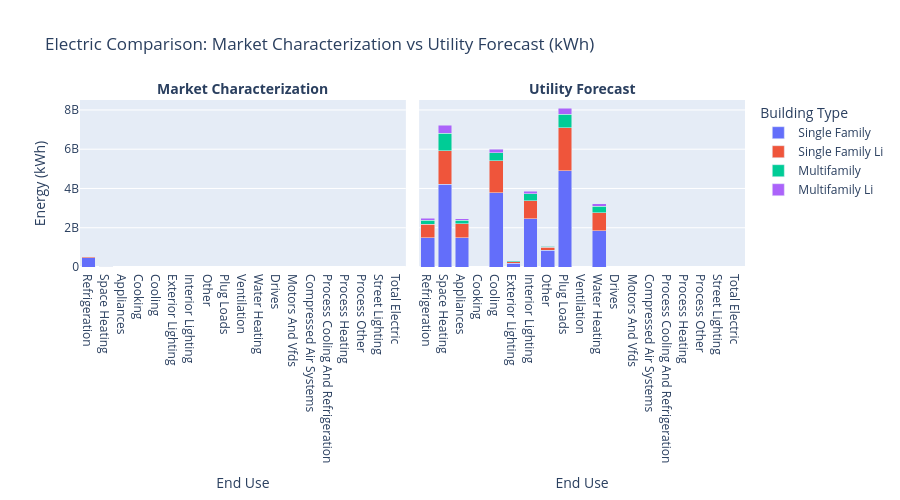
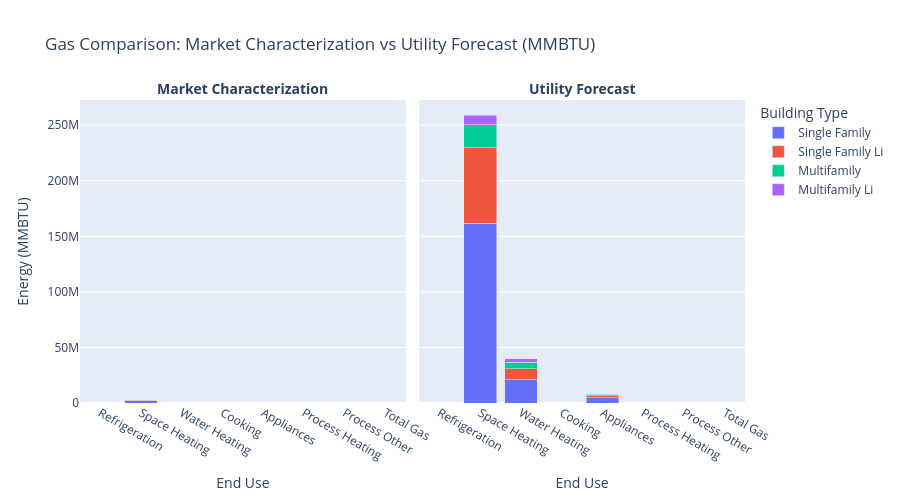
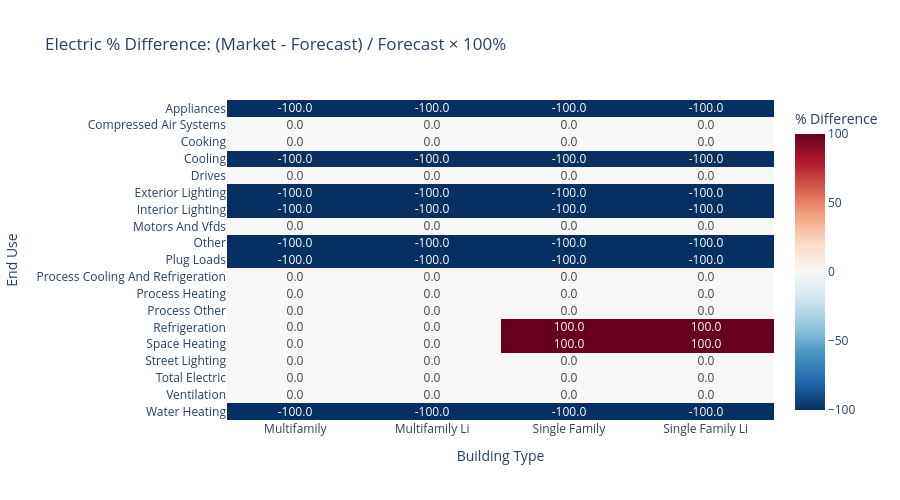
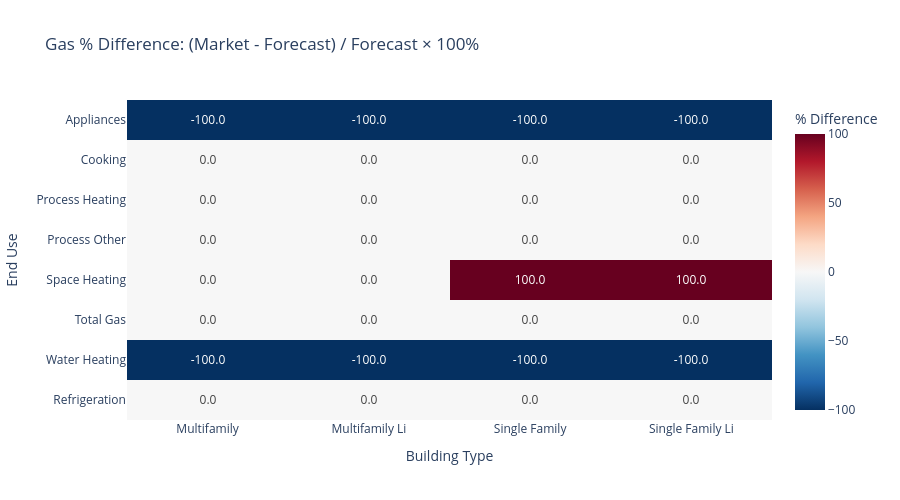

The notebook cell saved with these charts, in order:
### Code cell
# Create a comparison chart showing both Market Characterization and Utility Forecast data
# This now handles BOTH electric (kWh) and gas (MMBTU)
import plotly.express as px
import plotly.graph_objects as go
from plotly.subplots import make_subplots

# Function to convert snake_case to Title Case
def format_label(text):
    if pd.isna(text):
        return text
    return str(text).replace('_', ' ').title()

# ========== ELECTRIC (kWh) COMPARISON ==========
# Prepare Market Characterization data (from combined_df)
market_data_electric = combined_df.groupby(['end_use', 'building_type'])['total_market_energy_kwh'].sum().reset_index()
market_data_electric['source'] = 'Market Characterization'
market_data_electric = market_data_electric.rename(columns={'total_market_energy_kwh': 'energy_kwh'})

# Prepare Utility Forecast data (from allocated_kwh)
forecast_data_electric = allocated_kwh.reset_index().melt(
    id_vars='end_use',
    var_name='building_type',
    value_name='energy_kwh'
)
forecast_data_electric['source'] = 'Utility Forecast'

# Combine both datasets for electric
comparison_df_electric = pd.concat([market_data_electric, forecast_data_electric], ignore_index=True)
comparison_df_electric['end_use_display'] = comparison_df_electric['end_use'].apply(format_label)
comparison_df_electric['building_type_display'] = comparison_df_electric['building_type'].apply(format_label)

# ========== GAS (MMBTU) COMPARISON ==========
# Prepare Market Characterization data for gas (from combined_df)
market_data_gas = combined_df.groupby(['end_use', 'building_type'])['total_market_energy_mmbtu'].sum().reset_index()
market_data_gas['source'] = 'Market Characterization'
market_data_gas = market_data_gas.rename(columns={'total_market_energy_mmbtu': 'energy_mmbtu'})

# Prepare Utility Forecast data for gas (from allocated_mmbtu)
forecast_data_gas = allocated_mmbtu.reset_index().melt(
    id_vars='end_use',
    var_name='building_type',
    value_name='energy_mmbtu'
)
forecast_data_gas['source'] = 'Utility Forecast'

# Combine both datasets for gas
comparison_df_gas = pd.concat([market_data_gas, forecast_data_gas], ignore_index=True)
comparison_df_gas['end_use_display'] = comparison_df_gas['end_use'].apply(format_label)
comparison_df_gas['building_type_display'] = comparison_df_gas['building_type'].apply(format_label)

# ========== ELECTRIC SIDE-BY-SIDE COMPARISON ==========
fig_electric = px.bar(
    comparison_df_electric,
    x='end_use_display',
    y='energy_kwh',
    color='building_type_display',
    facet_col='source',
    barmode='stack',
    title='Electric Comparison: Market Characterization vs Utility Forecast (kWh)',
    labels={'energy_kwh': 'Energy (kWh)', 'end_use_display': 'End Use', 'building_type_display': 'Building Type', 'source': 'Data Source'},
    height=500
)

fig_electric.update_layout(
    legend_title_text='Building Type',
    showlegend=True
)

fig_electric.for_each_annotation(lambda a: a.update(text=a.text.split("=")[-1], font=dict(size=14, weight='bold')))
fig_electric.show()

# ========== GAS SIDE-BY-SIDE COMPARISON ==========
fig_gas = px.bar(
    comparison_df_gas,
    x='end_use_display',
    y='energy_mmbtu',
    color='building_type_display',
    facet_col='source',
    barmode='stack',
    title='Gas Comparison: Market Characterization vs Utility Forecast (MMBTU)',
    labels={'energy_mmbtu': 'Energy (MMBTU)', 'end_use_display': 'End Use', 'building_type_display': 'Building Type', 'source': 'Data Source'},
    height=500
)

fig_gas.update_layout(
    legend_title_text='Building Type',
    showlegend=True
)

fig_gas.for_each_annotation(lambda a: a.update(text=a.text.split("=")[-1], font=dict(size=14, weight='bold')))
fig_gas.show()

# ========== ELECTRIC PERCENTAGE DIFFERENCE ANALYSIS ==========
pivot_market_electric = market_data_electric.pivot(index='end_use', columns='building_type', values='energy_kwh').fillna(0)
pivot_forecast_electric = forecast_data_electric.pivot(index='end_use', columns='building_type', values='energy_kwh').fillna(0)

# Align the dataframes
all_end_uses_electric = sorted(set(pivot_market_electric.index) | set(pivot_forecast_electric.index))
all_building_types_electric = sorted(set(pivot_market_electric.columns) | set(pivot_forecast_electric.columns))

pivot_market_electric = pivot_market_electric.reindex(index=all_end_uses_electric, columns=all_building_types_electric, fill_value=0)
pivot_forecast_electric = pivot_forecast_electric.reindex(index=all_end_uses_electric, columns=all_building_types_electric, fill_value=0)

# Calculate percentage difference for electric
pct_diff_electric = pd.DataFrame(index=pivot_market_electric.index, columns=pivot_market_electric.columns)
for col in pivot_market_electric.columns:
    for idx in pivot_market_electric.index:
        forecast_val = pivot_forecast_electric.loc[idx, col]
        market_val = pivot_market_electric.loc[idx, col]
        if forecast_val != 0:
            pct_diff_electric.loc[idx, col] = ((market_val - forecast_val) / forecast_val) * 100
        elif market_val != 0:
            pct_diff_electric.loc[idx, col] = 100
        else:
            pct_diff_electric.loc[idx, col] = 0

pct_diff_electric = pct_diff_electric.astype(float)

# Format for display
pct_diff_electric_formatted = pct_diff_electric.copy()
pct_diff_electric_formatted.index = pct_diff_electric_formatted.index.map(format_label)
pct_diff_electric_formatted.columns = pct_diff_electric_formatted.columns.map(format_label)

# Create heatmap for electric
fig_electric_heatmap = px.imshow(
    pct_diff_electric_formatted,
    labels=dict(x='Building Type', y='End Use', color='% Difference'),
    x=pct_diff_electric_formatted.columns,
    y=pct_diff_electric_formatted.index,
    color_continuous_scale='RdBu_r',
    color_continuous_midpoint=0,
    title='Electric % Difference: (Market - Forecast) / Forecast × 100%',
    aspect='auto',
    text_auto='.1f'
)

fig_electric_heatmap.update_layout(
    height=500,
    xaxis_title='Building Type',
    yaxis_title='End Use'
)
fig_electric_heatmap.show()

print(f"\nElectric Percentage Difference Summary:")
print(f"Min: {pct_diff_electric.min().min():.2f}%")
print(f"Max: {pct_diff_electric.max().max():.2f}%")
print(f"Mean: {pct_diff_electric.mean().mean():.2f}%")

# ========== GAS PERCENTAGE DIFFERENCE ANALYSIS ==========
pivot_market_gas = market_data_gas.pivot(index='end_use', columns='building_type', values='energy_mmbtu').fillna(0)
pivot_forecast_gas = forecast_data_gas.pivot(index='end_use', columns='building_type', values='energy_mmbtu').fillna(0)

# Align the dataframes
all_end_uses_gas = sorted(set(pivot_market_gas.index) | set(pivot_forecast_gas.index))
all_building_types_gas = sorted(set(pivot_market_gas.columns) | set(pivot_forecast_gas.columns))

pivot_market_gas = pivot_market_gas.reindex(index=all_end_uses_gas, columns=all_building_types_gas, fill_value=0)
pivot_forecast_gas = pivot_forecast_gas.reindex(index=all_end_uses_gas, columns=all_building_types_gas, fill_value=0)

# Calculate percentage difference for gas
pct_diff_gas = pd.DataFrame(index=pivot_market_gas.index, columns=pivot_market_gas.columns)
for col in pivot_market_gas.columns:
    for idx in pivot_market_gas.index:
        forecast_val = pivot_forecast_gas.loc[idx, col]
        market_val = pivot_market_gas.loc[idx, col]
        if forecast_val != 0:
            pct_diff_gas.loc[idx, col] = ((market_val - forecast_val) / forecast_val) * 100
        elif market_val != 0:
            pct_diff_gas.loc[idx, col] = 100
        else:
            pct_diff_gas.loc[idx, col] = 0

pct_diff_gas = pct_diff_gas.astype(float)

# Format for display
pct_diff_gas_formatted = pct_diff_gas.copy()
pct_diff_gas_formatted.index = pct_diff_gas_formatted.index.map(format_label)
pct_diff_gas_formatted.columns = pct_diff_gas_formatted.columns.map(format_label)

# Create heatmap for gas
fig_gas_heatmap = px.imshow(
    pct_diff_gas_formatted,
    labels=dict(x='Building Type', y='End Use', color='% Difference'),
    x=pct_diff_gas_formatted.columns,
    y=pct_diff_gas_formatted.index,
    color_continuous_scale='RdBu_r',
    color_continuous_midpoint=0,
    title='Gas % Difference: (Market - Forecast) / Forecast × 100%',
    aspect='auto',
    text_auto='.1f'
)

fig_gas_heatmap.update_layout(
    height=500,
    xaxis_title='Building Type',
    yaxis_title='End Use'
)
fig_gas_heatmap.show()

print(f"\nGas Percentage Difference Summary:")
print(f"Min: {pct_diff_gas.min().min():.2f}%")
print(f"Max: {pct_diff_gas.max().max():.2f}%")
print(f"Mean: {pct_diff_gas.mean().mean():.2f}%")

### Figure 1 — Plotly figure (JSON) as saved in the notebook; plotly's stock layout.template omitted (floating-point values rounded to 4 significant figures)
{"data": [{"alignmentgroup": "True", "hovertemplate": "Building Type=Single Family<br>Data Source=Market Characterization<br>End Use=%{x}<br>Energy (kWh)=%{y}<extra></extra>", "legendgroup": "Single Family", "marker": {"color": "#636efa", "pattern": {"shape": ""}}, "name": "Single Family", "offsetgroup": "Single Family", "orientation": "v", "showlegend": true, "textposition": "auto", "type": "bar", "x": ["Refrigeration", "Space Heating"], "xaxis": "x", "y": [478125000, 10837500], "yaxis": "y"}, {"alignmentgroup": "True", "hovertemplate": "Building Type=Single Family<br>Data Source=Utility Forecast<br>End Use=%{x}<br>Energy (kWh)=%{y}<extra></extra>", "legendgroup": "Single Family", "marker": {"color": "#636efa", "pattern": {"shape": ""}}, "name": "Single Family", "offsetgroup": "Single Family", "orientation": "v", "showlegend": false, "textposition": "auto", "type": "bar", "x": ["Appliances", "Cooking", "Cooling", "Exterior Lighting", "Interior Lighting", "Other", "Plug Loads", "Refrigeration", "Space Heating", "Ventilation", "Water Heating", "Drives", "Motors And Vfds", "Compressed Air Systems", "Process Cooling And Refrigeration", "Process Heating", "Process Other", "Street Lighting", "Total Electric"], "xaxis": "x2", "y": [1478000000.0, 0, 3773000000.0, 196900000.0, 2458000000.0, 847200000.0, 4893000000.0, 1497000000.0, 4205000000.0, 0, 1842000000.0, 0, 0, 0, 0, 0, 0, 0, 0], "yaxis": "y2"}, {"alignmentgroup": "True", "hovertemplate": "Building Type=Single Family Li<br>Data Source=Market Characterization<br>End Use=%{x}<br>Energy (kWh)=%{y}<extra></extra>", "legendgroup": "Single Family Li", "marker": {"color": "#EF553B", "pattern": {"shape": ""}}, "name": "Single Family Li", "offsetgroup": "Single Family Li", "orientation": "v", "showlegend": true, "textposition": "auto", "type": "bar", "x": ["Refrigeration", "Space Heating"], "xaxis": "x", "y": [49500000, 1122000], "yaxis": "y"}, {"alignmentgroup": "True", "hovertemplate": "Building Type=Single Family Li<br>Data Source=Utility Forecast<br>End Use=%{x}<br>Energy (kWh)=%{y}<extra></extra>", "legendgroup": "Single Family Li", "marker": {"color": "#EF553B", "pattern": {"shape": ""}}, "name": "Single Family Li", "offsetgroup": "Single Family Li", "orientation": "v", "showlegend": false, "textposition": "auto", "type": "bar", "x": ["Appliances", "Cooking", "Cooling", "Exterior Lighting", "Interior Lighting", "Other", "Plug Loads", "Refrigeration", "Space Heating", "Ventilation", "Water Heating", "Drives", "Motors And Vfds", "Compressed Air Systems", "Process Cooling And Refrigeration", "Process Heating", "Process Other", "Street Lighting", "Total Electric"], "xaxis": "x2", "y": [714900000.0, 0, 1632000000.0, 81420000.0, 921800000.0, 160700000.0, 2204000000.0, 692600000.0, 1712000000.0, 0, 912900000.0, 0, 0, 0, 0, 0, 0, 0, 0], "yaxis": "y2"}, {"alignmentgroup": "True", "hovertemplate": "Building Type=Multifamily<br>Data Source=Utility Forecast<br>End Use=%{x}<br>Energy (kWh)=%{y}<extra></extra>", "legendgroup": "Multifamily", "marker": {"color": "#00cc96", "pattern": {"shape": ""}}, "name": "Multifamily", "offsetgroup": "Multifamily", "orientation": "v", "showlegend": true, "textposition": "auto", "type": "bar", "x": ["Appliances", "Cooking", "Cooling", "Exterior Lighting", "Interior Lighting", "Other", "Plug Loads", "Refrigeration", "Space Heating", "Ventilation", "Water Heating", "Drives", "Motors And Vfds", "Compressed Air Systems", "Process Cooling And Refrigeration", "Process Heating", "Process Other", "Street Lighting", "Total Electric"], "xaxis": "x2", "y": [197900000.0, 0, 404800000.0, 35850000.0, 343000000.0, 43030000.0, 678700000.0, 198400000.0, 888000000.0, 0, 336700000.0, 0, 0, 0, 0, 0, 0, 0, 0], "yaxis": "y2"}, {"alignmentgroup": "True", "hovertemplate": "Building Type=Multifamily Li<br>Data Source=Utility Forecast<br>End Use=%{x}<br>Energy (kWh)=%{y}<extra></extra>", "legendgroup": "Multifamily Li", "marker": {"color": "#ab63fa", "pattern": {"shape": ""}}, "name": "Multifamily Li", "offsetgroup": "Multifamily Li", "orientation": "v", "showlegend": true, "textposition": "auto", "type": "bar", "x": ["Appliances", "Cooking", "Cooling", "Exterior Lighting", "Interior Lighting", "Other", "Plug Loads", "Refrigeration", "Space Heating", "Ventilation", "Water Heating", "Drives", "Motors And Vfds", "Compressed Air Systems", "Process Cooling And Refrigeration", "Process Heating", "Process Other", "Street Lighting", "Total Electric"], "xaxis": "x2", "y": [69280000.0, 0, 183900000.0, 15520000.0, 141400000.0, 20850000.0, 305900000.0, 105000000.0, 407300000.0, 0, 140400000.0, 0, 0, 0, 0, 0, 0, 0, 0], "yaxis": "y2"}], "layout": {"annotations": [{"font": {"size": 14, "weight": "bold"}, "showarrow": false, "text": "Market Characterization", "x": 0.245, "xanchor": "center", "xref": "paper", "y": 1, "yanchor": "bottom", "yref": "paper"}, {"font": {"size": 14, "weight": "bold"}, "showarrow": false, "text": "Utility Forecast", "x": 0.755, "xanchor": "center", "xref": "paper", "y": 1, "yanchor": "bottom", "yref": "paper"}], "barmode": "stack", "height": 500, "legend": {"title": {"text": "Building Type"}, "tracegroupgap": 0}, "showlegend": true, "title": {"text": "Electric Comparison: Market Characterization vs Utility Forecast (kWh)"}, "xaxis": {"anchor": "y", "domain": [0, 0.49], "title": {"text": "End Use"}}, "xaxis2": {"anchor": "y2", "domain": [0.51, 1], "matches": "x", "title": {"text": "End Use"}}, "yaxis": {"anchor": "x", "domain": [0, 1], "title": {"text": "Energy (kWh)"}}, "yaxis2": {"anchor": "x2", "domain": [0, 1], "matches": "y", "showticklabels": false}}}

### Figure 2 — Plotly figure (JSON) as saved in the notebook; plotly's stock layout.template omitted (floating-point values rounded to 4 significant figures)
{"data": [{"alignmentgroup": "True", "hovertemplate": "Building Type=Single Family<br>Data Source=Market Characterization<br>End Use=%{x}<br>Energy (MMBTU)=%{y}<extra></extra>", "legendgroup": "Single Family", "marker": {"color": "#636efa", "pattern": {"shape": ""}}, "name": "Single Family", "offsetgroup": "Single Family", "orientation": "v", "showlegend": true, "textposition": "auto", "type": "bar", "x": ["Refrigeration", "Space Heating"], "xaxis": "x", "y": [0, 2210000], "yaxis": "y"}, {"alignmentgroup": "True", "hovertemplate": "Building Type=Single Family<br>Data Source=Utility Forecast<br>End Use=%{x}<br>Energy (MMBTU)=%{y}<extra></extra>", "legendgroup": "Single Family", "marker": {"color": "#636efa", "pattern": {"shape": ""}}, "name": "Single Family", "offsetgroup": "Single Family", "orientation": "v", "showlegend": false, "textposition": "auto", "type": "bar", "x": ["Space Heating", "Water Heating", "Cooking", "Appliances", "Process Heating", "Process Other", "Total Gas"], "xaxis": "x2", "y": [161700000.0, 20870000.0, 0, 4660000.0, 0, 0, 0], "yaxis": "y2"}, {"alignmentgroup": "True", "hovertemplate": "Building Type=Single Family Li<br>Data Source=Market Characterization<br>End Use=%{x}<br>Energy (MMBTU)=%{y}<extra></extra>", "legendgroup": "Single Family Li", "marker": {"color": "#EF553B", "pattern": {"shape": ""}}, "name": "Single Family Li", "offsetgroup": "Single Family Li", "orientation": "v", "showlegend": true, "textposition": "auto", "type": "bar", "x": ["Refrigeration", "Space Heating"], "xaxis": "x", "y": [0, 228800], "yaxis": "y"}, {"alignmentgroup": "True", "hovertemplate": "Building Type=Single Family Li<br>Data Source=Utility Forecast<br>End Use=%{x}<br>Energy (MMBTU)=%{y}<extra></extra>", "legendgroup": "Single Family Li", "marker": {"color": "#EF553B", "pattern": {"shape": ""}}, "name": "Single Family Li", "offsetgroup": "Single Family Li", "orientation": "v", "showlegend": false, "textposition": "auto", "type": "bar", "x": ["Space Heating", "Water Heating", "Cooking", "Appliances", "Process Heating", "Process Other", "Total Gas"], "xaxis": "x2", "y": [67870000.0, 9900000.0, 0, 2011000.0, 0, 0, 0], "yaxis": "y2"}, {"alignmentgroup": "True", "hovertemplate": "Building Type=Multifamily<br>Data Source=Utility Forecast<br>End Use=%{x}<br>Energy (MMBTU)=%{y}<extra></extra>", "legendgroup": "Multifamily", "marker": {"color": "#00cc96", "pattern": {"shape": ""}}, "name": "Multifamily", "offsetgroup": "Multifamily", "orientation": "v", "showlegend": true, "textposition": "auto", "type": "bar", "x": ["Space Heating", "Water Heating", "Cooking", "Appliances", "Process Heating", "Process Other", "Total Gas"], "xaxis": "x2", "y": [20710000.0, 5841000.0, 0, 1061000.0, 0, 0, 0], "yaxis": "y2"}, {"alignmentgroup": "True", "hovertemplate": "Building Type=Multifamily Li<br>Data Source=Utility Forecast<br>End Use=%{x}<br>Energy (MMBTU)=%{y}<extra></extra>", "legendgroup": "Multifamily Li", "marker": {"color": "#ab63fa", "pattern": {"shape": ""}}, "name": "Multifamily Li", "offsetgroup": "Multifamily Li", "orientation": "v", "showlegend": true, "textposition": "auto", "type": "bar", "x": ["Space Heating", "Water Heating", "Cooking", "Appliances", "Process Heating", "Process Other", "Total Gas"], "xaxis": "x2", "y": [8789000.0, 3012000.0, 0, 473600.0, 0, 0, 0], "yaxis": "y2"}], "layout": {"annotations": [{"font": {"size": 14, "weight": "bold"}, "showarrow": false, "text": "Market Characterization", "x": 0.245, "xanchor": "center", "xref": "paper", "y": 1, "yanchor": "bottom", "yref": "paper"}, {"font": {"size": 14, "weight": "bold"}, "showarrow": false, "text": "Utility Forecast", "x": 0.755, "xanchor": "center", "xref": "paper", "y": 1, "yanchor": "bottom", "yref": "paper"}], "barmode": "stack", "height": 500, "legend": {"title": {"text": "Building Type"}, "tracegroupgap": 0}, "showlegend": true, "title": {"text": "Gas Comparison: Market Characterization vs Utility Forecast (MMBTU)"}, "xaxis": {"anchor": "y", "domain": [0, 0.49], "title": {"text": "End Use"}}, "xaxis2": {"anchor": "y2", "domain": [0.51, 1], "matches": "x", "title": {"text": "End Use"}}, "yaxis": {"anchor": "x", "domain": [0, 1], "title": {"text": "Energy (MMBTU)"}}, "yaxis2": {"anchor": "x2", "domain": [0, 1], "matches": "y", "showticklabels": false}}}

### Figure 3 — Plotly figure (JSON) as saved in the notebook; plotly's stock layout.template omitted (floating-point values rounded to 4 significant figures)
{"data": [{"coloraxis": "coloraxis", "hovertemplate": "Building Type: %{x}<br>End Use: %{y}<br>% Difference: %{z}<extra></extra>", "name": "0", "texttemplate": "%{z:.1f}", "type": "heatmap", "x": ["Multifamily", "Multifamily Li", "Single Family", "Single Family Li"], "xaxis": "x", "y": ["Appliances", "Compressed Air Systems", "Cooking", "Cooling", "Drives", "Exterior Lighting", "Interior Lighting", "Motors And Vfds", "Other", "Plug Loads", "Process Cooling And Refrigeration", "Process Heating", "Process Other", "Refrigeration", "Space Heating", "Street Lighting", "Total Electric", "Ventilation", "Water Heating", "Refrigeration", "Space Heating"], "yaxis": "y", "z": [[-100, -100, -100, -100], [0, 0, 0, 0], [0, 0, 0, 0], [-100, -100, -100, -100], [0, 0, 0, 0], [-100, -100, -100, -100], [-100, -100, -100, -100], [0, 0, 0, 0], [-100, -100, -100, -100], [-100, -100, -100, -100], [0, 0, 0, 0], [0, 0, 0, 0], [0, 0, 0, 0], [-100, -100, -100, -100], [-100, -100, -100, -100], [0, 0, 0, 0], [0, 0, 0, 0], [0, 0, 0, 0], [-100, -100, -100, -100], [0, 0, 100, 100], [0, 0, 100, 100]]}], "layout": {"coloraxis": {"cmid": 0, "colorbar": {"title": {"text": "% Difference"}}, "colorscale": [[0, "rgb(5,48,97)"], [0.1, "rgb(33,102,172)"], [0.2, "rgb(67,147,195)"], [0.3, "rgb(146,197,222)"], [0.4, "rgb(209,229,240)"], [0.5, "rgb(247,247,247)"], [0.6, "rgb(253,219,199)"], [0.7, "rgb(244,165,130)"], [0.8, "rgb(214,96,77)"], [0.9, "rgb(178,24,43)"], [1, "rgb(103,0,31)"]]}, "height": 500, "title": {"text": "Electric % Difference: (Market - Forecast) / Forecast × 100%"}, "xaxis": {"anchor": "y", "domain": [0, 1], "title": {"text": "Building Type"}}, "yaxis": {"anchor": "x", "autorange": "reversed", "domain": [0, 1], "title": {"text": "End Use"}}}}

### Figure 4 — Plotly figure (JSON) as saved in the notebook; plotly's stock layout.template omitted (floating-point values rounded to 4 significant figures)
{"data": [{"coloraxis": "coloraxis", "hovertemplate": "Building Type: %{x}<br>End Use: %{y}<br>% Difference: %{z}<extra></extra>", "name": "0", "texttemplate": "%{z:.1f}", "type": "heatmap", "x": ["Multifamily", "Multifamily Li", "Single Family", "Single Family Li"], "xaxis": "x", "y": ["Appliances", "Cooking", "Process Heating", "Process Other", "Space Heating", "Total Gas", "Water Heating", "Refrigeration", "Space Heating"], "yaxis": "y", "z": [[-100, -100, -100, -100], [0, 0, 0, 0], [0, 0, 0, 0], [0, 0, 0, 0], [-100, -100, -100, -100], [0, 0, 0, 0], [-100, -100, -100, -100], [0, 0, 0, 0], [0, 0, 100, 100]]}], "layout": {"coloraxis": {"cmid": 0, "colorbar": {"title": {"text": "% Difference"}}, "colorscale": [[0, "rgb(5,48,97)"], [0.1, "rgb(33,102,172)"], [0.2, "rgb(67,147,195)"], [0.3, "rgb(146,197,222)"], [0.4, "rgb(209,229,240)"], [0.5, "rgb(247,247,247)"], [0.6, "rgb(253,219,199)"], [0.7, "rgb(244,165,130)"], [0.8, "rgb(214,96,77)"], [0.9, "rgb(178,24,43)"], [1, "rgb(103,0,31)"]]}, "height": 500, "title": {"text": "Gas % Difference: (Market - Forecast) / Forecast × 100%"}, "xaxis": {"anchor": "y", "domain": [0, 1], "title": {"text": "Building Type"}}, "yaxis": {"anchor": "x", "autorange": "reversed", "domain": [0, 1], "title": {"text": "End Use"}}}}
